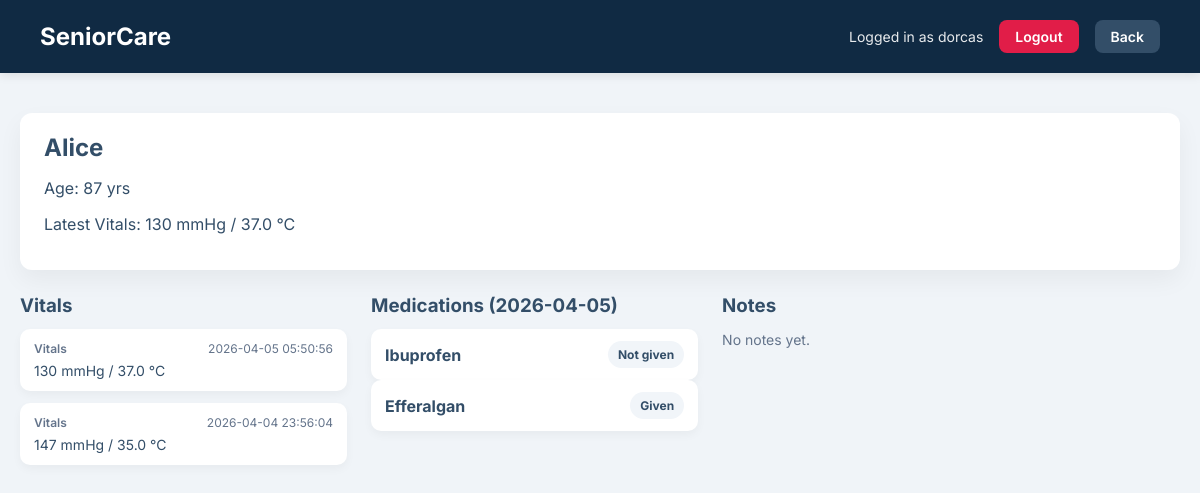
The page /residents/1/doctor-summary (signed in) on the database its author committed.
### tables this page shows
CREATE TABLE medication_logs (
            id INTEGER PRIMARY KEY AUTOINCREMENT,
            medication_id INTEGER NOT NULL,
            given_date TEXT NOT NULL,
            given_by TEXT,
            -- We save when staff checked the medication.
            given_at TEXT DEFAULT CURRENT_TIMESTAMP,
            FOREIGN KEY (medication_id) REFERENCES medications (id) ON DELETE CASCADE,
            -- One row per medication per day.
            UNIQUE (medication_id, given_date)
        );

CREATE TABLE residents (
            id INTEGER PRIMARY KEY AUTOINCREMENT,
            name TEXT NOT NULL,
            age INTEGER NOT NULL,
            bp INTEGER NOT NULL,
            temperature REAL
        );

CREATE TABLE bp_readings (
            id INTEGER PRIMARY KEY AUTOINCREMENT,
            resident_id INTEGER NOT NULL,
            bp INTEGER,
            temperature REAL,
            recorded_at TEXT DEFAULT CURRENT_TIMESTAMP,
            FOREIGN KEY (resident_id) REFERENCES residents (id) ON DELETE CASCADE
        );

CREATE TABLE medications (
            id INTEGER PRIMARY KEY AUTOINCREMENT,
            resident_id INTEGER NOT NULL,
            name TEXT NOT NULL,
            dosage TEXT,
            -- Save time is used only for ordering in the UI.
            created_at TEXT DEFAULT CURRENT_TIMESTAMP,
            FOREIGN KEY (resident_id) REFERENCES residents (id) ON DELETE CASCADE
        );

### care.py (the view)
@app.route("/residents/<int:resident_id>/doctor-summary", methods=["GET"])
@login_required
def doctor_summary(resident_id):
    db = get_db_connection()
    resident = db.execute(
        "SELECT * FROM residents WHERE id = ?", (resident_id,)
    ).fetchone()
    if not resident:
        db.close()
        flash("Patient not found.", "error")
        return redirect(url_for("home"))
    today = date.today().isoformat()
    readings = db.execute(
        "SELECT bp, temperature, recorded_at FROM bp_readings WHERE resident_id = ? ORDER BY recorded_at DESC",
        (resident_id,),
    ).fetchall()
    notes = db.execute(
        "SELECT content, author, created_at FROM notes WHERE resident_id = ? ORDER BY created_at DESC",
        (resident_id,),
    ).fetchall()
    medications = db.execute(
        "SELECT id, name, dosage FROM medications WHERE resident_id = ? ORDER BY created_at DESC",
        (resident_id,),
    ).fetchall()
    given_medication_ids = set()
    if medications:
        given_rows = db.execute(
            """
            SELECT ml.medication_id
            FROM medication_logs ml
            INNER JOIN medications m ON m.id = ml.medication_id
            WHERE m.resident_id = ? AND ml.given_date = ?
            """,
            (resident_id, today),
        ).fetchall()
        given_medication_ids = {row["medication_id"] for row in given_rows}
    db.close()
    return render_template(
        "doctor_summary.html",
        resident=resident,
        readings=readings,
        notes=notes,
        medications=medications,
        given_medication_ids=given_medication_ids,
        today=today,
        username=session.get("username"),
    )

### care.py (called while the page is built)
def get_db_connection():
    conn = sqlite3.connect("Seniorcare.db")
    conn.row_factory = sqlite3.Row
    return conn

def login_required(view):
    @wraps(view)
    def wrapped_view(**kwargs):
        if "user_id" not in session:
            return redirect(url_for("login"))
        return view(**kwargs)
    return wrapped_view

### templates/doctor_summary.html (shortened to what this page needs)
<!DOCTYPE html>
<html lang="en">
<head>
    <link rel="stylesheet" href="{{ url_for('static', filename='style.css') }}">
</head>
<body>
    <div class="header">
        <h1>SeniorCare</h1>
        <div class="header-right">
            {% if username %}
                <span class="user-info">Logged in as {{ username }}</span>
                <a href="{{ url_for('logout') }}" class="btn-logout">Logout</a>
            {% endif %}
            <a href="{{ url_for('home') }}" class="btn-logout" style="background-color:#334e68;">Back</a>
        </div>
    </div>
    <div class="container">
        <div class="card patient-header">
            <div class="patient-main">
                <h2>{{ resident['name'] }}</h2>
                <p>Age: {{ resident['age'] }} yrs</p>
                <p>Latest Vitals: {{ resident['bp'] }} mmHg{% if resident['temperature'] is not none %} / {{ resident['temperature'] }} °C{% endif %}</p>
            </div>
        </div>
        <div class="summary-layout">
            <div class="summary-column">
                <h3>Vitals</h3>
                {% if readings %}
                    <div class="notes-list">
                        {% for row in readings %}
                            <div class="note-card">
                                <div class="note-meta">
                                    <span class="note-author">Vitals</span>
                                    <span class="note-date">{{ row['recorded_at'] }}</span>
                                </div>
                                <p class="note-content">
                                    {% if row['bp'] is not none %}{{ row['bp'] }} mmHg{% endif %}
                                    {% if row['temperature'] is not none %}
                                        {% if row['bp'] is not none %} / {% endif %}{{ row['temperature'] }} °C
                                    {% endif %}
                                </p>
                            </div>
                        {% endfor %}
                    </div>
                {% else %}
                    <p class="no-notes">No BP readings yet.</p>
                {% endif %}
            </div>
            <div class="summary-column">
                <h3>Medications ({{ today }})</h3>
                {% if medications %}
                    <div class="med-summary-list">
                        {% for med in medications %}
                            <div class="note-card med-summary-item">
                                <div class="med-summary-top">
                                    <div>
                                        <strong>{{ med['name'] }}</strong>
                                    </div>
                                    <div class="med-given-status">
                                        {% if med['id'] in given_medication_ids %}
                                            Given
                                        {% else %}
                                            Not given
                                        {% endif %}
                                    </div>
                                </div>
                            </div>
                        {% endfor %}
                    </div>
                {% else %}
                    <p class="no-notes">No medications yet.</p>
                {% endif %}
            </div>
            <div class="summary-column summary-notes">
                <h3>Notes</h3>
                {% if notes %}
                    <div class="notes-list">
                        {% for note in notes %}
                            <div class="note-card">
                                <div class="note-meta">
                                    {% if note['author'] %}
                                        <span class="note-author">{{ note['author'] }}</span>
                                    {% else %}
                                        <span class="note-author">Staff</span>
                                    {% endif %}
                                    <span class="note-date">{{ note['created_at'] }}</span>
                                </div>
                                <p class="note-content">{{ note['content'] }}</p>
                            </div>
                        {% endfor %}
                    </div>
                {% else %}
                    <p class="no-notes">No notes yet.</p>
                {% endif %}
            </div>
        </div>
    </div>
</body>
</html>

### static/style.css (style rules this page uses)
body { background-color: #f0f4f8; font-family: 'Inter', sans-serif; margin: 0; padding: 0; color: #334e68; }
.header { background-color: #102a43; color: white; padding: 20px 40px; display: flex; justify-content: space-between; align-items: center; box-shadow: 0 2px 10px rgba(0,0,0,0.1); }
.header h1 { margin: 0; font-size: 24px; }
.container { max-width: 1200px; margin: 40px auto; padding: 0 20px; }
.card { background: white; border-radius: 12px; box-shadow: 0 10px 25px rgba(0,0,0,0.05); overflow: hidden; }
.header-right { display: flex; align-items: center; gap: 16px; }
.user-info { font-size: 14px; opacity: 0.9; }
.btn-logout { background-color: #e11d48; color: white; text-decoration: none; padding: 8px 16px; border-radius: 8px; font-size: 14px; font-weight: 600; }
.patient-header { padding: 20px 24px; margin-bottom: 24px; }
.patient-main h2 { margin: 0 0 8px; }
.notes-list { display: flex; flex-direction: column; gap: 12px; }
.note-card { background: white; border-radius: 10px; padding: 12px 14px; box-shadow: 0 4px 10px rgba(0,0,0,0.04); }
.note-meta { display: flex; justify-content: space-between; margin-bottom: 6px; font-size: 12px; color: #64748b; }
.note-author { font-weight: 600; }
.note-content { margin: 0; font-size: 14px; }
.no-notes { font-size: 14px; color: #64748b; }
.patient-header { display: flex; justify-content: space-between; align-items: center; }
.summary-layout { display: grid; grid-template-columns: 1fr 1fr 1.4fr; gap: 24px; margin-top: 24px; align-items: start; }
.summary-column h3 { margin-top: 0; margin-bottom: 12px; }
.med-summary-top { display: flex; align-items: center; justify-content: space-between; gap: 12px; }
.med-given-status { font-size: 12px; font-weight: 700; padding: 6px 10px; border-radius: 999px; background: #f1f5f9; color: #334e68; white-space: nowrap; }

### rows shown on the page
medication_logs: given_by "dorcas"
residents: name "Alice", age "87", bp "130", temperature "37.0"
bp_readings: recorded_at "2026-04-05 05:50:56", bp "130", temperature "37.0"
bp_readings: recorded_at "2026-04-04 23:56:04", bp "147", temperature "35.0"
medications: name "Ibuprofen", shows "Not given"
medications: name "Efferalgan", shows "Given"
